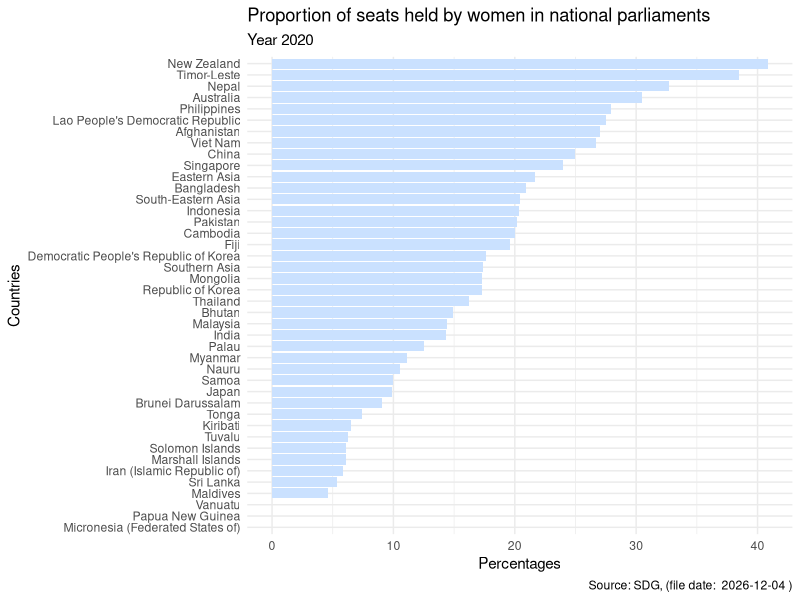

R code for this plot: (Note: this script raises an error after producing the figure.)
## ---- chunk 1
# Load the required libraries

# For manipulating data
library(tidyverse)

# For tables display
library(flextable)

## ---- chunk 2
# Set echo=FALSE as default for code cells
# The code folding for HTLM output is thus deactivated
knitr::opts_chunk$set(echo = TRUE)

## ---- chunk 3
# GenderData <- read.csv("https://www.unsiap.or.jp/on_line/2024/RAP/Data/GenderData.csv")
GenderData <- read.csv("Data/SG_GEN_PARL_ap.csv")
## ---- chunk 4
names(GenderData)
## ---- chunk 5
ListCountries <- unique(GenderData$GeoAreaName)
ListCountries

## ---- chunk 6
# Report for each country in 2020

StatsByCountry <- GenderData %>%
  group_by(GeoAreaName) %>%
  summarise(Percentage = X2020) %>%
  arrange(desc(Percentage))

## ---- chunk 7
# Table display
# To reduce the homogenization efforts and the number of functions to be called, 
# it is recommended to define formatting properties once and for all

# set_flextable_defaults(
#   font.size = 10,   table.layout = "autofit")

# Printing the table
flextable(StatsByCountry)
## ---- chunk 8
# Plot the percentages by country
StatsByCountry  %>%
  ggplot()+
  aes(x = reorder(GeoAreaName, Percentage), y = (Percentage)) +
  geom_bar(stat = "identity", 
             fill= "lightsteelblue1") +
  labs(title ="Proportion of seats held by women in national parliaments ", 
       subtitle = "Year 2020", 
       caption  = paste("Source: SDG, (file date: ",Sys.Date(), ")"), 
       x= "Countries",
       y = "Percentages") +
  coord_flip() +
  theme_minimal()

## ---- chunk 9
knitr::knit_exit()
## ---- chunk 10
MyYear <- 2019
## ---- chunk 11
# We first need to identify the variable that we will summarize:
SelectedColumn <- paste0("X", MyYear)

# Now only for a specific year
StatsByCountryYear <- GenderData %>%
  group_by(GeoAreaName) %>%
  summarise(Percentage = .data[[SelectedColumn]]) %>%
  arrange(desc(Percentage))

## ---- chunk 12
flextable(StatsByCountryYear, title=" sdlkfsf")
## ---- chunk 13
# Plot the exports for the specific year
ExportsByType_Year  %>%
  ggplot(aes(x = reorder(Principle_Exports, total), y = (total))) +  
    geom_bar(stat = "identity", color="white", fill= "lightsteelblue1") +
      labs( x= "Exports categories", 
            y = "Value (Vatu)", 
            title = paste("Exports from Vanuatu"),
            subtitle = paste(" Selected year:", MyYear), 
            caption  = paste("Source: NSO, (file date: ",Sys.Date(), ")"), ) +
  coord_flip() +
  theme_minimal()
